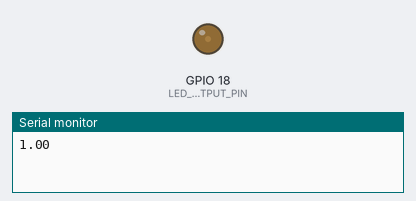
The program below on a simulated ESP32. On the bench: output pins drawn as LEDs (lit = HIGH), the last lines printed to the serial monitor.

Above: at 0.05 s.
At 5.05 s:
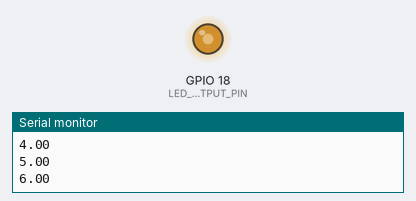
At 7.95 s:
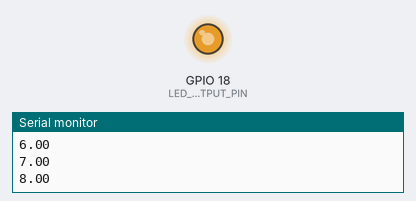
At 15.95 s:
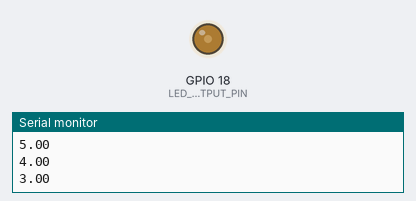
Timing chart, 0 to 23.4 s (numbered marks = the images above):
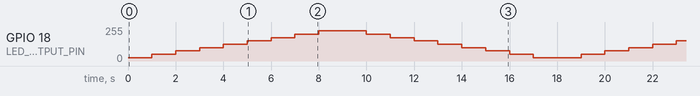

Measured:
- by itself, GPIO 18 (LED_OUTPUT_PIN): repeats every 18.0 s: 50/255 1.0 s, 76/255 1.0 s, 100/255 1.0 s, 126/255 1.0 s, 151/255 1.0 s, 175/255 1.0 s, 201/255 1.0 s, 227/255 2.0 s, 201/255 1.0 s, 175/255 1.0 s, 151/255 1.0 s, 126/255 1.0 s, 100/255 1.0 s, 76/255 1.0 s, 50/255 1.0 s, 24/255 2.0 s

The program:

main.cpp
```cpp
#include <Arduino.h>

const int PWM_CHANNEL = 0;    // ESP32 has 16 channels which can generate 16 independent waveforms
const int PWM_FREQ = 330000;     // Recall that Arduino Uno is ~490 Hz. Official ESP32 example uses 5,000Hz
const int PWM_RESOLUTION = 7; // We'll use same resolution as Uno (8 bits, 0-255) but ESP32 can go up to 16 bits

const int MAX_DUTY_CYCLE = (int)(pow(2, PWM_RESOLUTION) - 1);

const int LED_OUTPUT_PIN = 18;

// put function declarations here:


void setup() {
  Serial.begin(115200);

  // Sets up a channel (0-15), a PWM duty cycle frequency, and a PWM resolution (1 - 16 bits)
  // ledcSetup(uint8_t channel, double freq, uint8_t resolution_bits);
  ledcSetup(PWM_CHANNEL, PWM_FREQ, PWM_RESOLUTION);

  // ledcAttachPin(uint8_t pin, uint8_t channel);
  ledcAttachPin(LED_OUTPUT_PIN, PWM_CHANNEL);
}

void loop() {

  // fade up PWM on given channel
  for (float percentage = 1; (percentage <= 9 ); percentage++)
  {
    ledcWrite(PWM_CHANNEL, MAX_DUTY_CYCLE*(percentage/10));
    Serial.println(percentage);
    delay(1000);


    }

  for (float percentage = 9; (percentage >= 1 ); percentage--)
  {
    ledcWrite(PWM_CHANNEL, MAX_DUTY_CYCLE*(percentage/10));
    Serial.println(percentage);
    delay(1000);

  }
}
```
